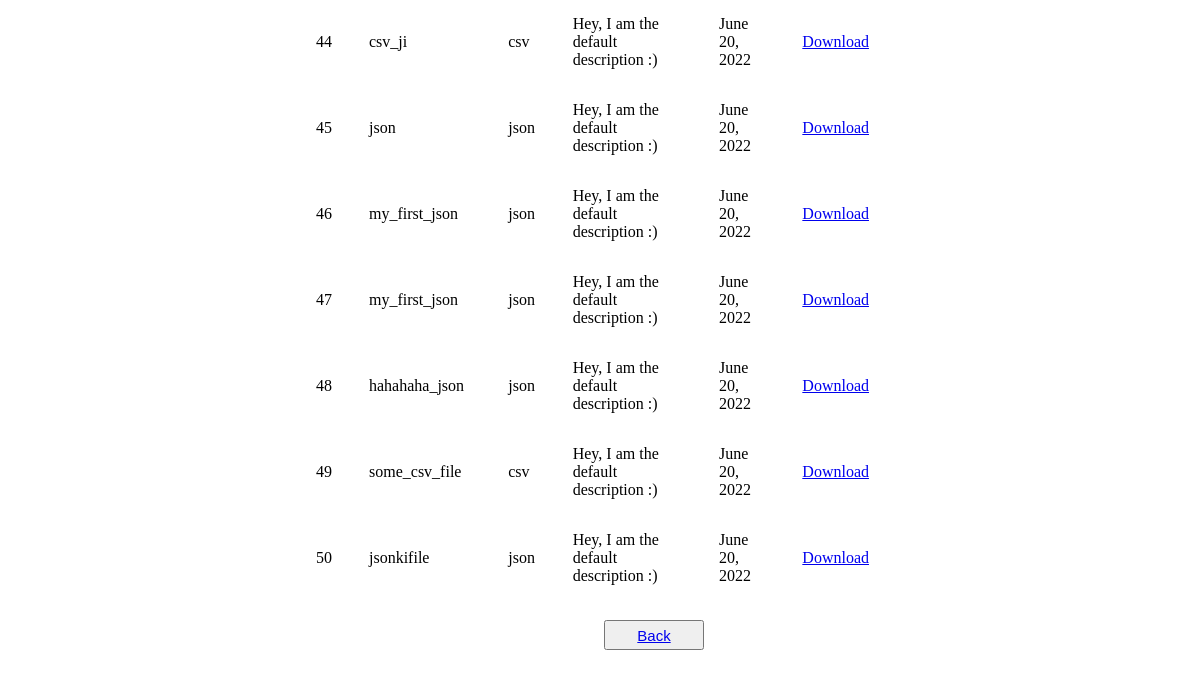
The page /files_list/ (lower part) on the database as committed earlier.
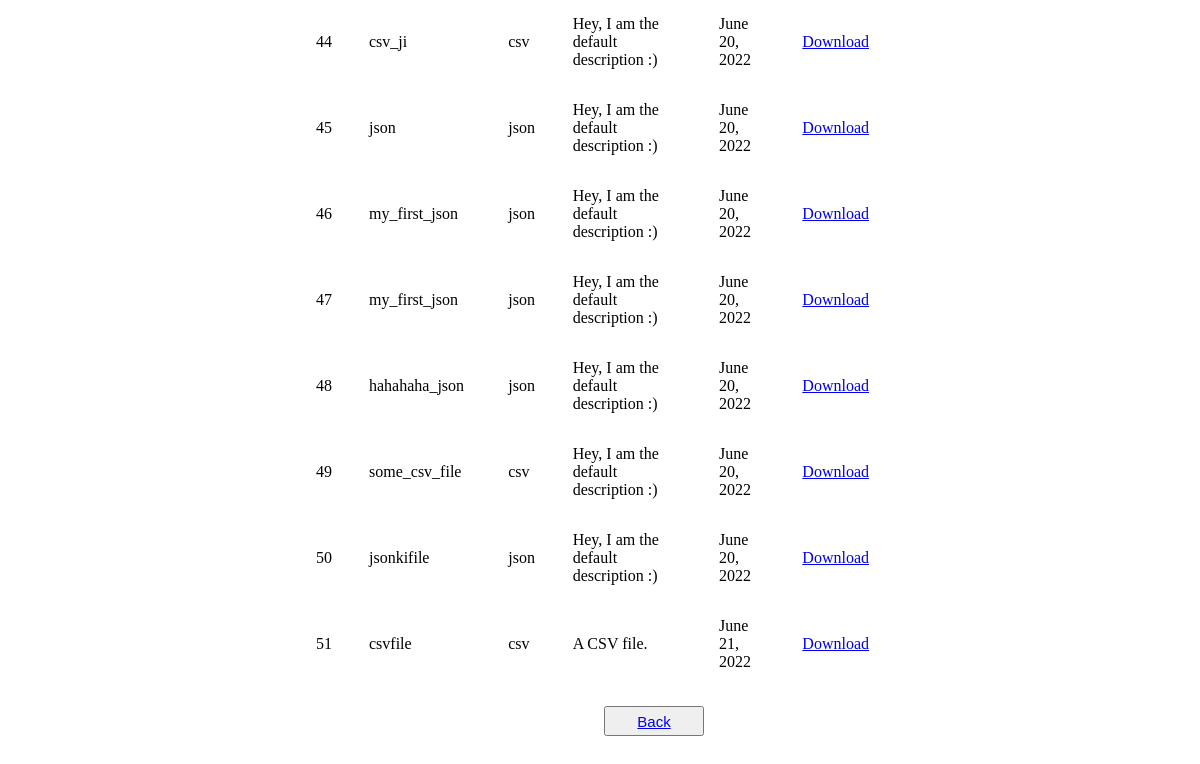
The same page on the database as committed later.
### file_converter_app/models.py (models this page shows)
class FileModelConversion(models.Model):
    file_type_choices = [
        ('csv', 'CSV'),
        ('json', 'JSON'),
    ]
    file_name = models.CharField(max_length=100)
    file_type = models.CharField(max_length=4,choices=file_type_choices)
    file_description = models.TextField(null=True)
    uploaded_file = models.FileField(upload_to='csv_or_json/', max_length=150)
    converted_file = models.FileField(upload_to='json_or_csv/', max_length=150, default='csv_or_json/new_one.csv')
    created_at = models.DateField(auto_now_add = True)
    modified_at = models.DateField(auto_now = True)

### file_converter_app/views.py (the view)
# urls.py: path('files_list/', views.FileList.as_view(), name = 'files_list'),
class FileList(ListView):
    model = FileModelConversion
    context_object_name = 'files'
    template_name = 'file_converter_app/file_list.html'

### file_converter_app/templates/file_converter_app/file_list.html (shortened to what this page needs)
<!DOCTYPE html>
{% load static %}
<html>
    <head>
        <link rel="stylesheet" href="{% static 'css/main.css' %}">
    </head>
    <body>
        <div class='body'>
            <div class = 'table'>
                <table>
                    <div class='table-content'>
                    {% for file in files%}
                        <tr>
                            <td class='id'> {{file.id}}</td>
                            <td> {{file.file_name}}</td>
                            <td>{{file.file_type}}</td>
                            <td>{{file.file_description}}</td>
                            <td>{{file.created_at}}</td>
                            <td> <a href='{% url 'file_converter_app:download_file' id=file.id %}'>Download</a></td>
                        </tr>
                    {% endfor %}
                    </div>
                </table>
            </div>
            <br>
            <div class='back-url'>
                <button><a href="{% url 'file_converter_app:upload_file'%}">Back</a></button>
            </div>
        </div>
    </body>
</html>

### static/css/main.css (style rules this page uses)
.body { margin: 0 auto; width:50%; }
.back-url { margin: 0 0 150px 300px; width: 10%; }
.back-url button { height: 30px; width: 100px; }
.back-url button a { font-size: 15px; }

Rows that differ between the two databases and show on the page:
added FileModelConversion: id "51", file_name "csvfile", file_type "csv", file_description "A CSV file.", created_at "June 21, 2022"
